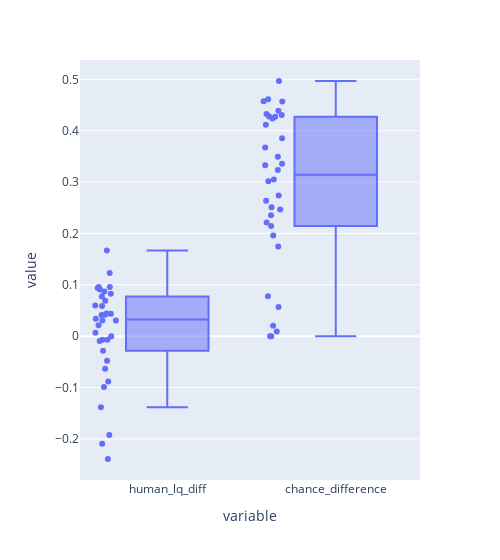

Here is the notebook cell this chart was saved with:
### Code cell
import plotly.express as px
px.box(manual_rule_coverage, y=['human_lq_diff', 'chance_difference'], points='all', hover_data='concept', width=500)

### Figure 1 — Plotly figure (JSON) as saved in the notebook; plotly's stock layout.template omitted (floating-point values rounded to 4 significant figures)
{"data": [{"alignmentgroup": "True", "boxpoints": "all", "customdata": [["not (circle xor blue)"], ["circle xor blue"], ["blue or small"], ["circle xor (not blue)"], ["(circle and blue) or (triangle and green)"], ["(circle or blue) or  (triangle and green)"], ["large"], ["circle and blue"], ["large or small"], ["(circle or triangle) implies blue"], ["not (circle and blue)"], ["circle or (blue and triangle)"], ["blue implies circle"], ["not (circle or blue)"], ["circle implies blue"], ["(not blue) implies circle"], ["blue or green"], ["blue implies size 1"], ["medium"], ["(not blue) implies (not circle)"], ["small"], ["large or medium"], ["small and blue"], ["circle or blue"], ["circle and (not blue)"], ["circle or (triangle implies blue)"], ["not circle"], ["circle and not blue"], ["medium or small"], ["circle or triangle"], ["circle"], ["blue"], ["False"], ["True"], ["not (circle xor blue)"], ["circle xor blue"], ["blue or small"], ["circle xor (not blue)"], ["(circle and blue) or (triangle and green)"], ["(circle or blue) or  (triangle and green)"], ["large"], ["circle and blue"], ["large or small"], ["(circle or triangle) implies blue"], ["not (circle and blue)"], ["circle or (blue and triangle)"], ["blue implies circle"], ["not (circle or blue)"], ["circle implies blue"], ["(not blue) implies circle"], ["blue or green"], ["blue implies size 1"], ["medium"], ["(not blue) implies (not circle)"], ["small"], ["large or medium"], ["small and blue"], ["circle or blue"], ["circle and (not blue)"], ["circle or (triangle implies blue)"], ["not circle"], ["circle and not blue"], ["medium or small"], ["circle or triangle"], ["circle"], ["blue"], ["False"], ["True"]], "hovertemplate": "variable=%{x}<br>value=%{y}<br>concept=%{customdata[0]}<extra></extra>", "legendgroup": "", "marker": {"color": "#636efa"}, "name": "", "notched": false, "offsetgroup": "", "orientation": "v", "showlegend": false, "type": "box", "x": ["human_lq_diff", "human_lq_diff", "human_lq_diff", "human_lq_diff", "human_lq_diff", "human_lq_diff", "human_lq_diff", "human_lq_diff", "human_lq_diff", "human_lq_diff", "human_lq_diff", "human_lq_diff", "human_lq_diff", "human_lq_diff", "human_lq_diff", "human_lq_diff", "human_lq_diff", "human_lq_diff", "human_lq_diff", "human_lq_diff", "human_lq_diff", "human_lq_diff", "human_lq_diff", "human_lq_diff", "human_lq_diff", "human_lq_diff", "human_lq_diff", "human_lq_diff", "human_lq_diff", "human_lq_diff", "human_lq_diff", "human_lq_diff", "human_lq_diff", "human_lq_diff", "chance_difference", "chance_difference", "chance_difference", "chance_difference", "chance_difference", "chance_difference", "chance_difference", "chance_difference", "chance_difference", "chance_difference", "chance_difference", "chance_difference", "chance_difference", "chance_difference", "chance_difference", "chance_difference", "chance_difference", "chance_difference", "chance_difference", "chance_difference", "chance_difference", "chance_difference", "chance_difference", "chance_difference", "chance_difference", "chance_difference", "chance_difference", "chance_difference", "chance_difference", "chance_difference", "chance_difference", "chance_difference", "chance_difference", "chance_difference"], "x0": " ", "xaxis": "x", "y": [-0.2096, -0.2391, -0.1924, -0.006993, -0.08808, -0.06345, -0.1385, -0.09917, -0.009615, 0.03056, -0.04806, -0.02833, 0.05991, 0.05859, -0.006887, 0.03067, 0.02137, 0.09368, 0.04416, 0.123, 0.03382, 0.09545, 0.08678, 0.1667, 0.04348, 0.08261, 0.04167, 0.09565, 0.04132, 0.09091, 0.06884, 0.006667, 0.07727, 0, 0.02045, 0.05671, 0.196, 0.2355, 0.1745, 0.2638, 0.3017, 0.009007, 0.2147, 0.3494, 0.0775, 0.4238, 0.3048, 0.4387, 0.2736, 0.4275, 0.3329, 0.2464, 0.4306, 0.3851, 0.4567, 0.4269, 0.2214, 0.4967, 0.3235, 0.3356, 0.4611, 0.2509, 0.4572, 0.4114, 0.3673, 0.4326, 0, 0], "y0": " ", "yaxis": "y"}], "layout": {"boxmode": "group", "legend": {"tracegroupgap": 0}, "margin": {"t": 60}, "width": 500, "xaxis": {"anchor": "y", "domain": [0, 1], "title": {"text": "variable"}}, "yaxis": {"anchor": "x", "domain": [0, 1], "title": {"text": "value"}}}}
